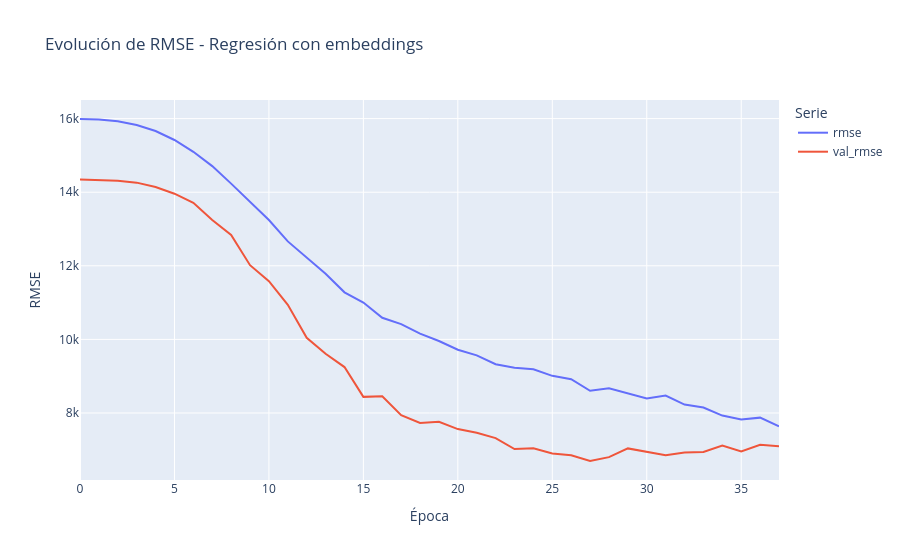

The notebook cell this image was saved under:
### Markdown cell above
### Evolución de RMSE

### Code cell
fig = px.line(
    hist_reg,
    y=["rmse", "val_rmse"],
    title="Evolución de RMSE - Regresión con embeddings",
    labels={"index": "Época", "value": "RMSE", "variable": "Serie"}
)

fig.show()

### Figure 1 — Plotly figure (JSON) as saved in the notebook; plotly's stock layout.template omitted (floating-point values rounded to 4 significant figures)
{"data": [{"hovertemplate": "Serie=rmse<br>Época=%{x}<br>RMSE=%{y}<extra></extra>", "legendgroup": "rmse", "line": {"color": "#636efa", "dash": "solid"}, "marker": {"symbol": "circle"}, "mode": "lines", "name": "rmse", "orientation": "v", "showlegend": true, "type": "scatter", "x": [0, 1, 2, 3, 4, 5, 6, 7, 8, 9, 10, 11, 12, 13, 14, 15, 16, 17, 18, 19, 20, 21, 22, 23, 24, 25, 26, 27, 28, 29, 30, 31, 32, 33, 34, 35, 36, 37], "xaxis": "x", "y": [15990.0, 15980.0, 15930.0, 15820.0, 15660.0, 15420.0, 15100.0, 14710.0, 14230.0, 13740.0, 13240.0, 12660.0, 12220.0, 11780.0, 11280.0, 11000.0, 10590.0, 10410.0, 10160.0, 9956.0, 9718.0, 9566.0, 9325.0, 9230.0, 9187.0, 9010.0, 8918.0, 8604.0, 8671.0, 8534.0, 8396.0, 8474.0, 8229.0, 8150.0, 7929.0, 7825.0, 7874.0, 7638.0], "yaxis": "y"}, {"hovertemplate": "Serie=val_rmse<br>Época=%{x}<br>RMSE=%{y}<extra></extra>", "legendgroup": "val_rmse", "line": {"color": "#EF553B", "dash": "solid"}, "marker": {"symbol": "circle"}, "mode": "lines", "name": "val_rmse", "orientation": "v", "showlegend": true, "type": "scatter", "x": [0, 1, 2, 3, 4, 5, 6, 7, 8, 9, 10, 11, 12, 13, 14, 15, 16, 17, 18, 19, 20, 21, 22, 23, 24, 25, 26, 27, 28, 29, 30, 31, 32, 33, 34, 35, 36, 37], "xaxis": "x", "y": [14350.0, 14330.0, 14310.0, 14260.0, 14140.0, 13960.0, 13710.0, 13250.0, 12840.0, 12020.0, 11580.0, 10940.0, 10040.0, 9611.0, 9248.0, 8438.0, 8456.0, 7938.0, 7727.0, 7761.0, 7562.0, 7463.0, 7318.0, 7019.0, 7041.0, 6900.0, 6854.0, 6695.0, 6801.0, 7038.0, 6941.0, 6854.0, 6928.0, 6939.0, 7118.0, 6955.0, 7137.0, 7095.0], "yaxis": "y"}], "layout": {"legend": {"title": {"text": "Serie"}, "tracegroupgap": 0}, "title": {"text": "Evolución de RMSE - Regresión con embeddings"}, "xaxis": {"anchor": "y", "domain": [0, 1], "title": {"text": "Época"}}, "yaxis": {"anchor": "x", "domain": [0, 1], "title": {"text": "RMSE"}}}}
